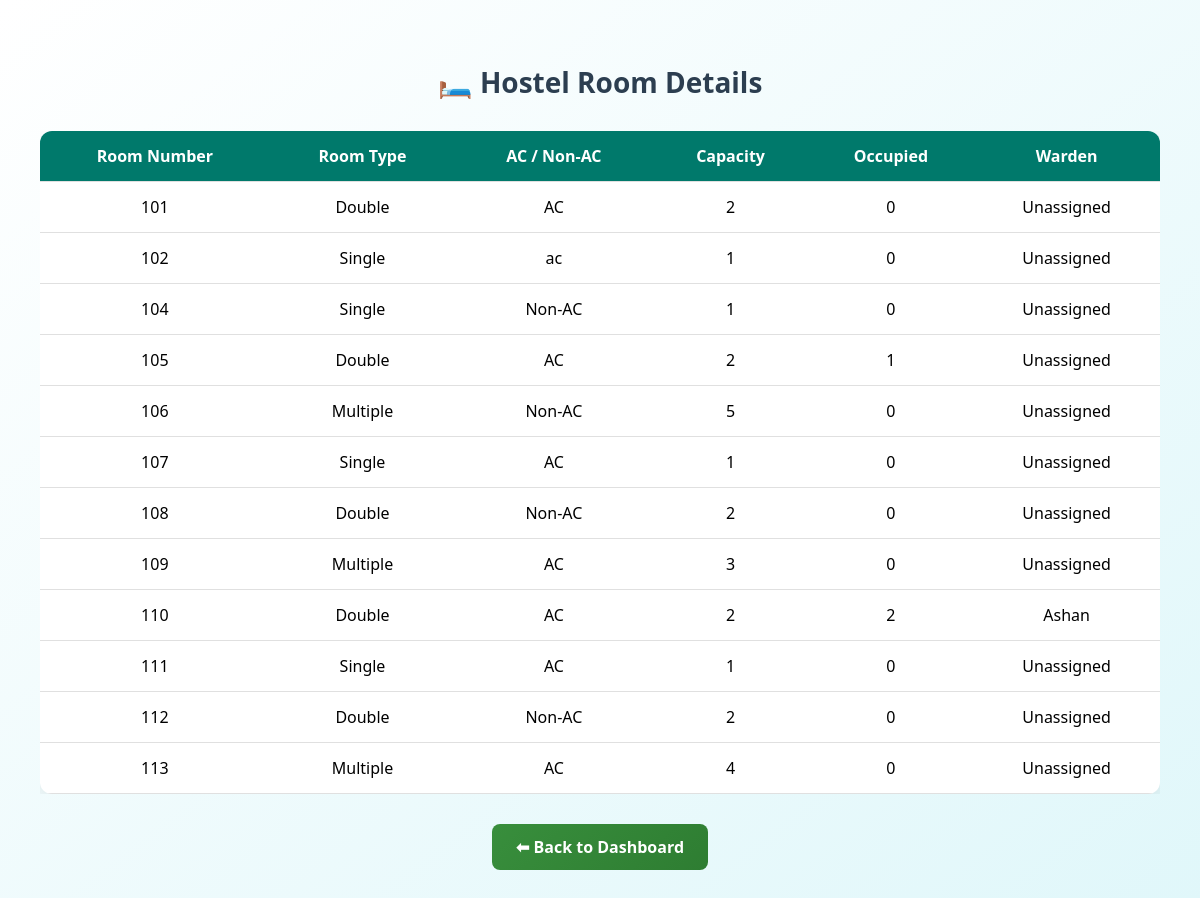
The page /hostel_management/rooms.php (signed in) on the database its author committed.
### tables this page shows
CREATE TABLE `room` (
  `room_number` int(11) NOT NULL,
  `ac_nonac` varchar(11) DEFAULT NULL,
  `occupied_count` int(11) DEFAULT 0,
  `capacity` int(11) NOT NULL,
  `room_type` enum('Single','Double','Multiple') NOT NULL,
  `warden_id` int(11) DEFAULT NULL
);

CREATE TABLE `warden` (
  `warden_id` int(11) NOT NULL,
  `name` varchar(100) NOT NULL,
  `contact_info` varchar(100) DEFAULT NULL,
  `assigned_hostel` varchar(100) DEFAULT NULL,
  `user_id` int(11) DEFAULT NULL
);

### hostel_management/rooms.php (the view, shortened to what this page needs)
<?php
require 'includes/db_connect.php';
$stmt = $conn->prepare("
    SELECT r.room_number, r.room_type, r.ac_nonac, r.capacity, r.occupied_count, w.name AS warden_name
    FROM room r
    LEFT JOIN warden w ON r.warden_id = w.warden_id
    ORDER BY r.room_number
");
$stmt->execute();
$result = $stmt->get_result();
?>
<!DOCTYPE html>
<html lang="en">
<head>
</head>
<body>
<h2>🛏️ Hostel Room Details</h2>
<div class="table-wrapper">
    <table>
        <thead>
            <tr>
                <th>Room Number</th>
                <th>Room Type</th>
                <th>AC / Non-AC</th>
                <th>Capacity</th>
                <th>Occupied</th>
                <th>Warden</th>
            </tr>
        </thead>
        <tbody>
            <?php if ($result->num_rows > 0): ?>
                <?php while ($row = $result->fetch_assoc()): ?>
                    <tr>
                        <td><?= htmlspecialchars($row['room_number']) ?></td>
                        <td><?= htmlspecialchars($row['room_type']) ?></td>
                        <td><?= htmlspecialchars($row['ac_nonac']) ?></td>
                        <td><?= htmlspecialchars($row['capacity']) ?></td>
                        <td><?= htmlspecialchars($row['occupied_count']) ?></td>
                        <td><?= htmlspecialchars($row['warden_name'] ?? 'Unassigned') ?></td>
                    </tr>
                <?php endwhile; ?>
            <?php else: ?>
                <tr><td colspan="6">No rooms found.</td></tr>
            <?php endif; ?>
        </tbody>
    </table>
</div>
<a href="<?= $_SESSION['role'] === 'admin' ? 'admin_dashboard.php' : 'warden_dashboard.php' ?>" class="back-btn">⬅ Back to Dashboard</a>
</body>
</html>

### hostel_management/rooms.php (style rules this page uses)
body { font-family: 'Segoe UI', sans-serif; background: linear-gradient(to bottom right, #ffffff, #e0f7fa); margin: 0; padding: 40px; }
h2 { text-align: center; color: #2c3e50; font-size: 28px; margin-bottom: 30px; }
.table-wrapper { overflow-x: auto; }
table { width: 100%; border-collapse: collapse; background-color: white; border-radius: 12px; box-shadow: 0 10px 24px rgba(0,0,0,0.08); overflow: hidden; min-width: 900px; }
th, td { padding: 14px 16px; text-align: center; border-bottom: 1px solid #e0e0e0; }
th { background-color: #00796b; color: white; font-weight: bold; }
.back-btn { display: block; width: fit-content; margin: 30px auto 0; background: linear-gradient(135deg, #388e3c, #2e7d32); color: white; padding: 12px 24px; border-radius: 8px; text-decoration: none; font-weight: bold; transition: 0.3s ease; }

### rows shown on the page
room: room_number "101", room_type "Double", ac_nonac "AC", capacity "2", occupied_count "0", warden_name "Unassigned"
room: room_number "102", room_type "Single", ac_nonac "ac", capacity "1", occupied_count "0", warden_name "Unassigned"
room: room_number "104", room_type "Single", ac_nonac "Non-AC", capacity "1", occupied_count "0", warden_name "Unassigned"
room: room_number "105", room_type "Double", ac_nonac "AC", capacity "2", occupied_count "1", warden_name "Unassigned"
room: room_number "106", room_type "Multiple", ac_nonac "Non-AC", capacity "5", occupied_count "0", warden_name "Unassigned"
room: room_number "107", room_type "Single", ac_nonac "AC", capacity "1", occupied_count "0", warden_name "Unassigned"
room: room_number "108", room_type "Double", ac_nonac "Non-AC", capacity "2", occupied_count "0", warden_name "Unassigned"
room: room_number "109", room_type "Multiple", ac_nonac "AC", capacity "3", occupied_count "0", warden_name "Unassigned"
room: room_number "110", room_type "Double", ac_nonac "AC", capacity "2", occupied_count "2", warden.name "Ashan"
room: room_number "111", room_type "Single", ac_nonac "AC", capacity "1", occupied_count "0", warden_name "Unassigned"
room: room_number "112", room_type "Double", ac_nonac "Non-AC", capacity "2", occupied_count "0", warden_name "Unassigned"
room: room_number "113", room_type "Multiple", ac_nonac "AC", capacity "4", occupied_count "0", warden_name "Unassigned"
